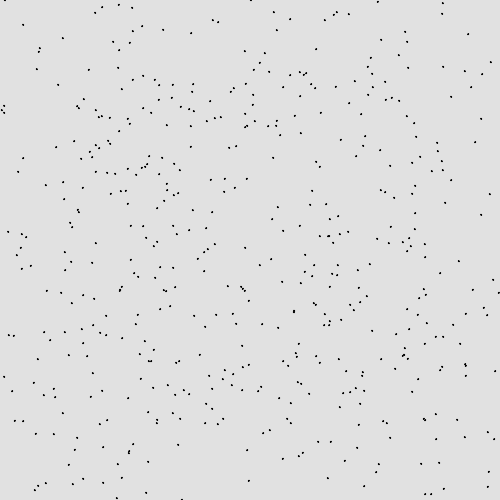
Frame 1 (no input)
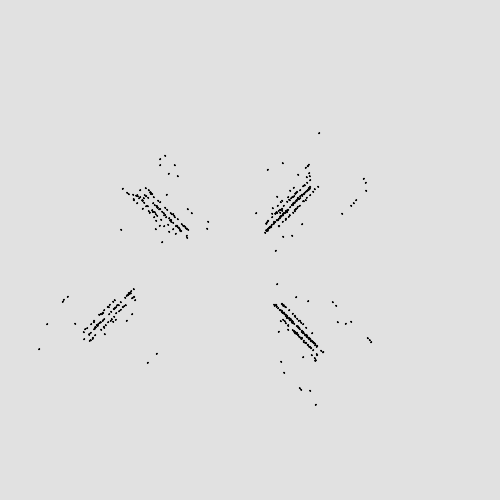
Frame 60 (the mouse pressed at the canvas centre just before this capture)
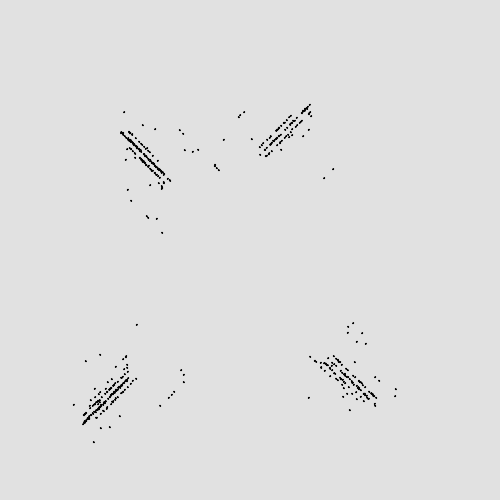
Frame 120 (the mouse held since frame 60 and released just before this capture)

The Processing sketch that drew these frames (run headless with seeded random() and noise(); from frame 60 on, the mouse is pressed at the canvas centre):

// Processing sketch: processing_128442
// ── processing_128442.pde

int count = 0;
int no = 500;
float[][] en = new float[no][2]; //円の位置を保持する配列
float[][] enp = new float[no][2]; //円の１回前の位置を保持する配列
float[][] env = new float[no][2]; //円の速度を保持する配列
float[][] endisp = new float[no][2]; //円の表示用
float rsep, thr; //分離の距離範囲，計算範囲角度
int nRate; //現在のframeRateで何カウントで接近するか？
int drawCount;

float[] vc = new float[2];
float[] va = new float[2];
float[] vs = new float[2];
float[] vm = new float[2];
int ellipseSize = 1;

//Gains
float kv = 0.8;
float kc = 3.5;
float ka = 1.0;
float ks = 2.0;
float km = 0.5;

float r = 450; //周辺の計算範囲距離
float th = 290; //周辺の計算範囲角度

void setup() {
size(500, 500); //Canvasサイズの設定
background(225); //背景色の設定
int fr = 10; //frameRateの設定
frameRate(fr); //frameRateの設定
for(int i=0; i<no; i++){
en[i][0] = int(random(0,500));
en[i][1] = int(random(0,500)); //円の初期位置
enp[i][0] = en[i][0]-random(-50,50); //円の１回前の初期位置
enp[i][1] = en[i][1]-random(-50,50); //円の１回前の初期位置
//env[i][0] = 10; //円の速度の初期値
//env[i][1] = 0; //円の速度の初期値
ellipse(en[i][0], en[i][1], 20, 20); //円の描画
}
thr = th/180*PI; //radへ変換
rsep = ellipseSize * 3; //separation limit
int sec = 3; //何秒で計算位置へ移動するか？
nRate = sec * fr; //現在のframeRateで何カウントで接近するか？
drawCount = 0;
}

void draw() {
drawCount++;

background(225);
for(int i=0; i<no; i++){
env[i][0] = en[i][0] - enp[i][0];
env[i][1] = en[i][1] - enp[i][1];
enp[i][0] = en[i][0];
enp[i][1] = en[i][1];
}
for(int i=0; i<no; i++){
vc = cohesion(i);
va = alignment(i);
vs = separation(i);
vm = minimumVel(i);

en[i][0] += env[i][0]*kv+vc[0]*kc+va[0]*ka+vs[0]*ks+vm[0]*km;
en[i][1] += env[i][1]*kv+vc[1]*kc+va[1]*ka+vs[1]*ks+vm[1]*km;
endisp[i][0] = en[i][0]%width;
endisp[i][1] = en[i][1]%height;

if(endisp[i][0] < 0){

endisp[i][0] += width;

}

if(endisp[i][1] < 0){

endisp[i][1] += height;

}
ellipse(endisp[i][0], endisp[i][1], ellipseSize, ellipseSize);
};
}

float minVel = 40;
float[] minimumVel(int i){
float[] minv = new float[2];
if((env[i][0] < minVel) && (env[i][0] > 0)){
minv[0] = minVel;
}else{
if((env[i][0] > -minVel) && (env[i][0] <= 0)){
minv[0] = -minVel;
}
}
if((env[i][1] < minVel) && (env[i][1] > 0)){
minv[1] = minVel;
}else{
if((env[i][1] > -minVel) && (env[i][1] <= 0)){
minv[1] = -minVel;
}
}
return minv;
}

//周りの円の重心に向かって移動する
float[] cohesion(int i){
float[] sum = new float[2];
float[] ave = new float[2];
float[] vcohesion = new float[2];
sum[0] = 0;
sum[1] = 0;
ave[0] = 0;
ave[1] = 0;
count = 0;
for(int j=0; j<no; j++){
if(j!=i){
float dex = en[i][0]-en[j][0];
float dey = en[i][1]-en[j][1];
float d = sqrt(pow(dex, 2)+pow(dey, 2));
if(d < r){
float innerProduct = env[i][0]*dex+env[i][1]*dey;
float absa = sqrt(pow(env[i][0], 2)+pow(env[i][1], 2));
float absb = d;
float theta = acos(innerProduct/absa/absb);
if(theta <= thr){
count++;
sum[0] = sum[0] + en[j][0];
sum[1] = sum[1] + en[j][1];
}
}
};
};
if(count != 0){
ave[0] = sum[0]/count;
ave[1] = sum[1]/count;
vcohesion[0] = (ave[0]-en[i][0])/(float(nRate));
vcohesion[1] = (ave[1]-en[i][1])/(float(nRate));
}else{
vcohesion[0] = 0;
vcohesion[1] = 0;
};
return vcohesion;
}

//周りの円の速度に合わせる
//周りの円の速度を計算し，現在速度からその速度になるように変更していく
float[] alignment(int i){
float[] sum = new float[2];
float[] ave = new float[2];
float[] valignment = new float[2];
sum[0] = 0;
sum[1] = 0;
ave[0] = 0;
ave[1] = 0;
count = 0;
for(int j=0; j<no; j++){
if(j!=i){
float dex = en[i][0]-en[j][0];
float dey = en[i][1]-en[j][1];
float dexv = env[i][0]-env[j][0];
float deyv = env[i][1]-env[j][1];
float d = sqrt(pow(dex, 2)+pow(dey, 2));
if(d < r){
float innerProduct = env[i][0]*dex+env[i][1]*dey;
float absa = sqrt(pow(env[i][0], 2)+pow(env[i][1], 2));
float absb = d;
float theta = acos(innerProduct/absa/absb);
if(theta <= thr){
count++;
sum[0] = sum[0] + env[j][0];
sum[1] = sum[1] + env[j][1];
}
}
};
};
if(count != 0){
ave[0] = sum[0]/count;
ave[1] = sum[1]/count;
valignment[0] = (ave[0]-env[i][0])/(float(nRate));
valignment[1] = (ave[1]-env[i][1])/(float(nRate));
}else{
valignment[0] = 0;
valignment[1] = 0;
};

return valignment;
}

//あまり近づき過ぎないようにする
float[] separation(int i){
float[] sum = new float[2];
float[] ave = new float[2];
float[] vseparation = new float[2];

vseparation[0] = 0;
vseparation[1] = 0;

sum[0] = 0;
sum[1] = 0;
ave[0] = 0;
ave[1] = 0;
count = 0;
for(int j=0; j<no; j++){

if(j!=i){
float dex = en[i][0]-en[j][0];
float dey = en[i][1]-en[j][1];
float dsep = sqrt(pow(dex, 2)+pow(dey, 2));
if(dsep < rsep){
count++;
float dd = rsep - dsep;
sum[0] = sum[0] + dex*dd;
sum[1] = sum[1] + dey*dd;
}
};
};
if(count != 0){
ave[0] = sum[0]/count;
ave[1] = sum[1]/count;
vseparation[0] = (ave[0])/(float(nRate));
vseparation[1] = (ave[1])/(float(nRate));
}else{
vseparation[0] = 0;
vseparation[1] = 0;
};
return vseparation;

}
